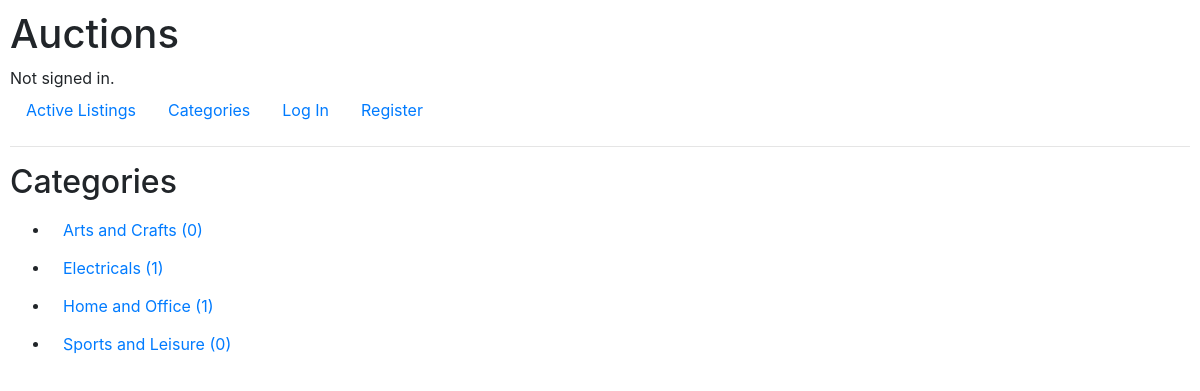
The page /categories on the database its author committed.
### auctions/models.py (models this page shows, shortened)
class Category(models.Model):
    category = models.CharField(max_length=40)

### auctions/views.py (the view)
# urls.py: path("categories", views.categories, name="categories"),
def categories(request):
    categories = Category.objects.all().order_by("category")
    counts = {}
    for category in categories:
        count = Listing.objects.filter(category_id=category.id, active=True).count()
        counts.update({ category.id : count })
    return render(request, "auctions/categories.html", {
        "categories": categories,
        "counts": counts
    })

### auctions/templates/auctions/categories.html (shortened to what this page needs)
{% extends "auctions/layout.html" %}
{% block body %}
    <h2>Categories</h2>
    <ul>
        <form action="{% url 'auctions:index' %}" method="post">
            {% for category in categories %}
                <li>
                    <button class="btn btn-link" type="submit" value="{{ category.id }}" name="category">
                        {{ category.category }}
                        {% for key, value in counts.items %}
                            {% if key == category.id %}
                                ({{ value }})
                            {% endif %}
                        {% endfor %}
                    </button>
                </li>
            {% endfor %}
        </form>
    </ul>
{% endblock %}

### auctions/templates/auctions/layout.html (shortened to what this page needs)
{% load static %}
<!DOCTYPE html>
<html lang="en">
    <head>
        <link rel="stylesheet" href="https://stackpath.bootstrapcdn.com/bootstrap/4.4.1/css/bootstrap.min.css">
        <link href="{% static 'auctions/styles.css' %}" rel="stylesheet">
    </head>
    <body>
        <h1>Auctions</h1>
        <div>
            {% if user.is_authenticated %}
                Signed in as <strong>{{ user.username }}</strong>.
            {% else %}
                Not signed in.
            {% endif %}
        </div>
        <ul class="nav">
            <li class="nav-item">
                <a class="nav-link" href="{% url 'auctions:index' %}">Active Listings</a>
            </li>
            <li class="nav-item">
                <a class="nav-link" href="{% url 'auctions:categories' %}">Categories</a>
            </li>
            {% if user.is_authenticated %}
                <li class="nav-item">
                    <a class="nav-link" href="{% url 'auctions:create' %}">Create Page</a>
                </li>
                <li class="nav-item">
                    <a class="nav-link" href="{% url 'auctions:watchlist'%}">Watchlist</a>
                </li>
                {% if user.is_staff %}
                    <li class="nav-item">
                        <a class="nav-link" href="/admin">Admin</a>
                    </li>
                {% else %}
                    <li class="nav-item">
                        <a class="nav-link" href="{% url 'auctions:user' %}">User</a>
                    </li>
                {% endif %}
                <li class="nav-item">
                    <a class="nav-link" href="{% url 'auctions:logout' %}">Log Out</a>
                </li>
            {% else %}
                <li class="nav-item">
                    <a class="nav-link" href="{% url 'auctions:login' %}">Log In</a>
                </li>
                <li class="nav-item">
                    <a class="nav-link" href="{% url 'auctions:register' %}">Register</a>
                </li>
            {% endif %}
        </ul>
        <hr>
        {% block body %}
        {% endblock %}
    </body>
</html>

### auctions/static/auctions/styles.css (style rules this page uses)
body { padding: 10px; }
form { margin: 10px 0px; }

### rows shown on the page
Category: {{ category.id }} 2 (drawn), category "Arts and Crafts", counts "0"
Category: category "Electricals", counts "1"
Category: {{ category.id }} 4 (drawn), category "Home and Office", counts "1"
Category: {{ category.id }} 3 (drawn), category "Sports and Leisure", counts "0"
